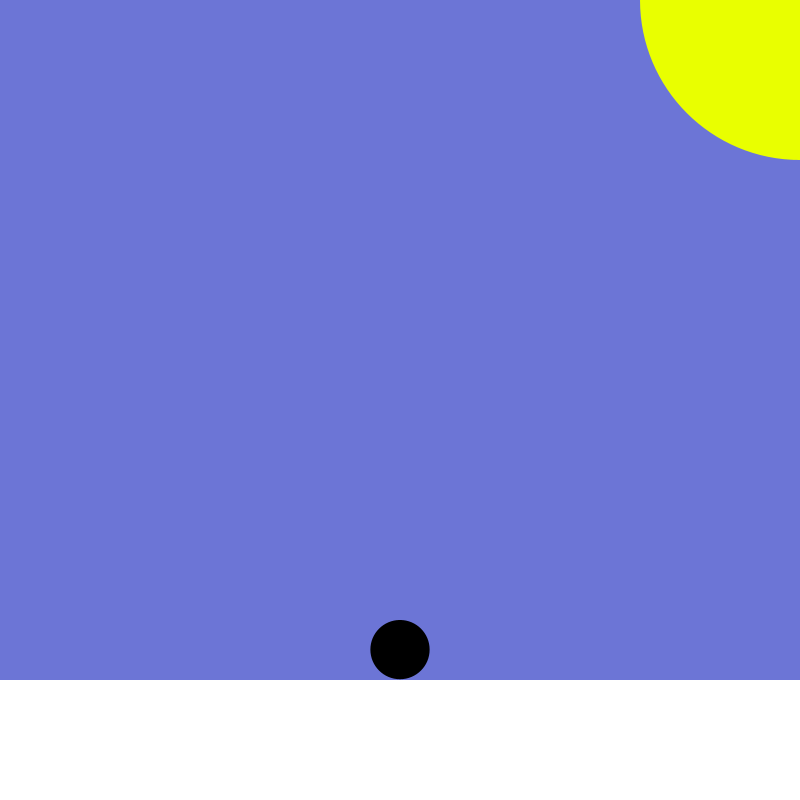
Frame 1 (no input)
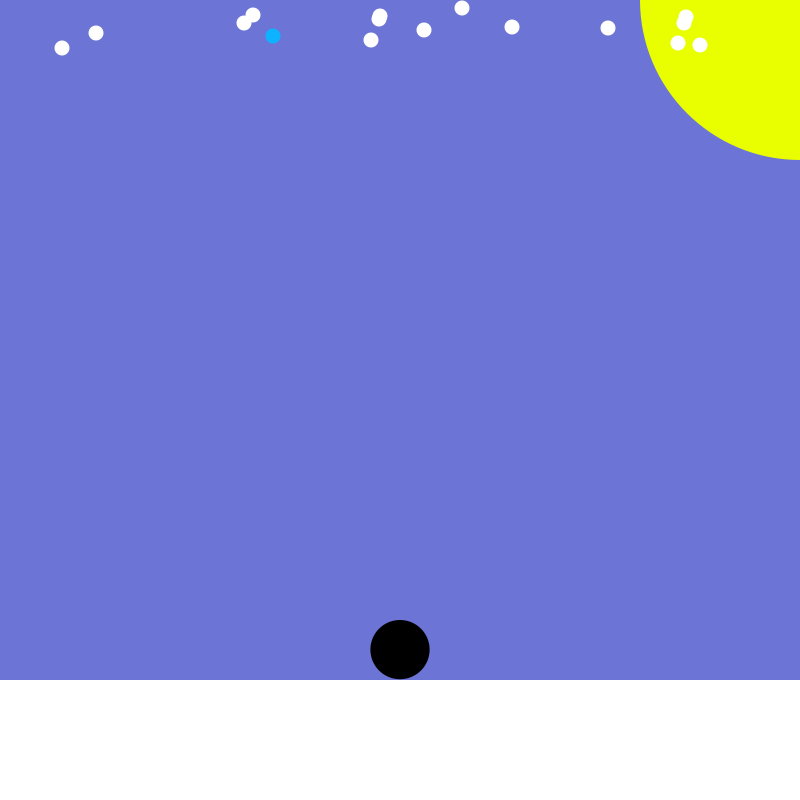
Frame 60 (the mouse pressed at the canvas centre just before this capture)
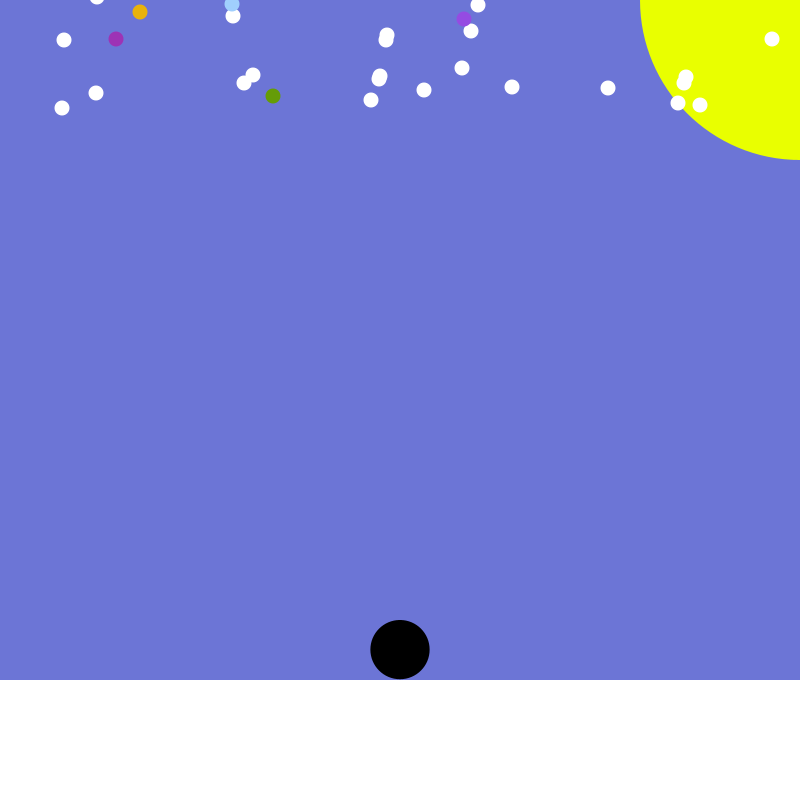
Frame 120 (the mouse held since frame 60 and released just before this capture)

The Processing sketch that drew these frames (run headless with seeded random() and noise(); from frame 60 on, the mouse is pressed at the canvas centre):

// Processing sketch: winterWonderLand
// ── winterWonderLand.pde
Snow[] flakes = new Snow[2000]; //Creating an array than holds up to 2000 instances of the object Snow in global scope, as it's used in different methods
ToxicSnow[] toxicFlakes = new ToxicSnow[500]; ////Creating an array that holds up to 500 instances of the object ToxicSnow in global scope, as it's used in different methods
color colorBackground = color(108, 117, 214); //The inital background color of the program is initialized in global scope, as the variable is used in different methods
Ball movingBall; //declaring a variable of type Ball in global scope as it's used in different methods

void setup(){
 greeting("Signe"); //Calling method greeting() which takes a String argument
 frameRate(50); //frames per second is now 50 to make the speed of the program balanced
 size(800,800); //size of display window set
 smooth(); //to draw all geometry with smooth edges
 movingBall = new Ball(0); //Initializing movingBall with 0 as argument which makes the color of the ball black
 for(int j = 0; j <toxicFlakes.length; j++){ //for loop to iterate through toxicFlakes array and initalizing all of them
  toxicFlakes[j] = new ToxicSnow(); 
 }
 for(int i = 0; i < flakes.length; i++){ //for loop to iterate through flakes array and initalizing all of them
  flakes[i] = new Snow();
}
}

void draw(){
  //Background, drawGround and drawSun are all called in the draw method, as we need to refresh the background continously to make a proper animation
  background(colorBackground);
  drawGround();
  drawSun();
  
  //foreach loop iterating over flakes array calling the drawSnow method on each one
  for(Snow flake : flakes){  
    flake.drawSnow();
  }                 
 
 //for loop iterating over toxicFlakes array calling the drawToxicSnow method and if collisionCheck method is true then calling the changeBallColor method 
  for(int j = 0; j < toxicFlakes.length; j++){ 
  toxicFlakes[j].drawToxicSnow();
  if(collisionCheck(toxicFlakes[j])){
    movingBall.changeBallColor();
  }
}
  //drawBall and moveBall methods are called on our Ball instance "movingBall"
  movingBall.drawBall();
  movingBall.moveBall();
  
  //changeBackgroundColor is called in draw, as it needs to be refreshed continuously 
  changeBackgroundColor();
  
}









//Method for checking the distance between the movingBall and each toxicFlake with a bool as return value and ToxicSnow as parameter
boolean collisionCheck(ToxicSnow flakeCollision){
 float distance = dist(movingBall.xpos, movingBall.ypos, flakeCollision.x, flakeCollision.y);
 if(distance < ((width /13.5 / 2) + (15 / 2))){   // (width/13.5/2) is half the size of the movingBall. (15/2) is half the size of a ToxicFlake
   return true;
 }else{
   return false;
 }
}

String greeting(String name){   //greeting method which expects a name between 1 and 15 characters
  if(name.length() < 1 || name.length() > 15){
  println("Please choose a name with a minimum of one and a maximum of fifteen characters");
  }else{
 println("Welcome to Winter Wonder Land " + name + " :)");
 println("You can move the ball by using the left and right arrow on your keyboard!");
 println("Avoid touching the toxic snow flakes or you might get infected!");
  }
 return name;
}

void drawGround(){ //simple draw method 
 noStroke();
 fill(255);
 rect(0, height*0.85, width, height); //width and height calculation is used to make the program more resistant to changes in size of sketch
}

void drawSun(){ //simple draw method 
  noStroke();
  fill(233, 255, 0);
  arc(width, 0, width *0.4, height * 0.4, 0, PI); //width and height calculation is used to make the program more resistant to changes in size of sketch
}
  

  //Method with a switch for changing background color to pre-chosen colors for every 200th frame (4 seconds) using a switch
  void changeBackgroundColor(){ 
  switch(frameCount){
    case 200:
      colorBackground = color(135, 219, 154);
      break;
    case 400:
    colorBackground = color(229, 175, 237);
     break;
     case 600:
     colorBackground =  color(209, 144, 120);
     break;
     case 800:
     colorBackground =  color(108, 117, 214);
     frameCount = 0;
     break;
  }
  }
  

// ── ball.pde
class Ball{
int ballColor;
float xpos;  //Declaring the instance variables 
float ypos;

  
Ball(int ballColor){ //Constructor which takes one argument
  this.ballColor = ballColor;
  this.xpos = width/2;               //I use a calculation with width and height instead of just giving the exact coordinates, so you can change the size of the sketch while it still spawns correctly
  this.ypos = height * 0.812;
}

void drawBall(){
  noStroke();
  fill(ballColor);  //The parameter of the constructor defines the initial color of the ball
  ellipse(xpos, ypos, width/13.5, height/13.5); //As above i used width and height calculation to make the program more resistant to changes in size of sketch
  
}

void moveBall(){     //Simple method for making the ball move according to which key is pressed
  if (keyPressed){
    if(keyCode == LEFT){
      xpos -= 5;
    } else if (keyCode == RIGHT){
      xpos += 5; 
    }
    xpos = constrain(xpos, 0 + (width/13.5) / 2, width -( width/13.5) / 2);  //making sure the ball can't go too far left or right
  }
}

void changeBallColor(){
  ballColor = color((int) random(255), (int) random(255), (int) random(255));  //color change to a random color
}

}

// ── snow.pde
class Snow{
  
  //Making sure in these instance variables that each Snow instances are spawning in different places so it can represent real snow
  int x = (int) random(0, width);  
  int y = (int) random(-10000, 0);
  
  Snow(){
   
  }
  
  void drawSnow(){
  noStroke();
  fill(255, 255, 255); //white color
  ellipse(x, y, 15, 15); //the snow's size is hard coded to 15, because it doesn't need to be as resistant to changes in size as the other surroundings
  if(y < height * 0.85){ //Makes the snow drop towards the ground. This "normal" snow will go 1% lower before resetting compared to the ToxicSnow, as I think it looks more natural
  y++;
  }
  else{
    y = (int) random(-10000, 0); //When the snow hits the ground it will once again spawn somewhere between the top of the window and 10000 on y-axis above the window
  }
}
}

// ── toxicsnow.pde
//Only a few changes from the Snow class. Look in Snow class for more in-depth comments.

class ToxicSnow{
  
  int x = (int) random(0, width); 
  int y = (int) random(-10000, 0);
  
  ToxicSnow(){
   
  }
  
  void drawToxicSnow(){
  noStroke();
  fill((int)random(255), (int)random(255), (int)random(255));  //fill with random color 
  ellipse(x, y, 15, 15);
  if(y < height * 0.84){ //resets 1% earlier than normal snow to make a proper animation
  y++;
  }
  else{
    y = (int) random(-10000, 0);
  }
}
} 
  
